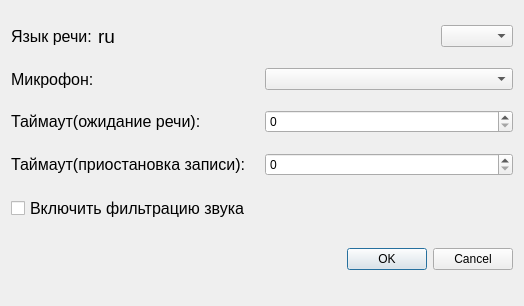
<?xml version="1.0" encoding="UTF-8"?>
<ui version="4.0">
 <class>Dialog</class>
 <widget class="QDialog" name="Dialog">
  <property name="geometry">
   <rect>
    <x>0</x>
    <y>0</y>
    <width>524</width>
    <height>306</height>
   </rect>
  </property>
  <property name="minimumSize">
   <size>
    <width>524</width>
    <height>306</height>
   </size>
  </property>
  <property name="maximumSize">
   <size>
    <width>524</width>
    <height>306</height>
   </size>
  </property>
  <property name="windowTitle">
   <string>Выберите микрофон</string>
  </property>
  <property name="windowIcon">
   <iconset>
    <normaloff>../icons/64x64/audio-input-microphone.svg</normaloff>../icons/64x64/audio-input-microphone.svg</iconset>
  </property>
  <layout class="QVBoxLayout" name="verticalLayout_2">
   <item>
    <layout class="QGridLayout" name="gridLayout">
     <item row="1" column="2">
      <spacer name="horizontalSpacer_2">
       <property name="orientation">
        <enum>Qt::Horizontal</enum>
       </property>
       <property name="sizeHint" stdset="0">
        <size>
         <width>40</width>
         <height>20</height>
        </size>
       </property>
      </spacer>
     </item>
     <item row="1" column="0">
      <widget class="QLabel" name="label_2">
       <property name="font">
        <font>
         <pointsize>12</pointsize>
        </font>
       </property>
       <property name="text">
        <string>Язык речи:</string>
       </property>
      </widget>
     </item>
     <item row="1" column="1">
      <widget class="QLabel" name="label_lang">
       <property name="font">
        <font>
         <pointsize>14</pointsize>
        </font>
       </property>
       <property name="text">
        <string>ru</string>
       </property>
      </widget>
     </item>
     <item row="1" column="3">
      <widget class="QComboBox" name="select_language_box"/>
     </item>
    </layout>
   </item>
   <item>
    <layout class="QHBoxLayout" name="horizontalLayout_2">
     <item>
      <widget class="QLabel" name="label">
       <property name="font">
        <font>
         <pointsize>12</pointsize>
        </font>
       </property>
       <property name="text">
        <string>Микрофон:</string>
       </property>
      </widget>
     </item>
     <item>
      <widget class="QComboBox" name="select_device_box"/>
     </item>
    </layout>
   </item>
   <item>
    <layout class="QHBoxLayout" name="horizontalLayout_3">
     <item>
      <widget class="QLabel" name="label_3">
       <property name="font">
        <font>
         <pointsize>12</pointsize>
        </font>
       </property>
       <property name="text">
        <string>Таймаут(ожидание речи):</string>
       </property>
      </widget>
     </item>
     <item>
      <widget class="QSpinBox" name="spinBox"/>
     </item>
    </layout>
   </item>
   <item>
    <layout class="QHBoxLayout" name="horizontalLayout_9">
     <item>
      <widget class="QLabel" name="label_4">
       <property name="font">
        <font>
         <pointsize>12</pointsize>
        </font>
       </property>
       <property name="text">
        <string>Таймаут(приостановка записи):</string>
       </property>
      </widget>
     </item>
     <item>
      <widget class="QSpinBox" name="spinBox_2"/>
     </item>
    </layout>
   </item>
   <item>
    <widget class="QCheckBox" name="checkBox_clear_voice">
     <property name="font">
      <font>
       <pointsize>12</pointsize>
      </font>
     </property>
     <property name="text">
      <string>Включить фильтрацию звука</string>
     </property>
     <property name="checked">
      <bool>false</bool>
     </property>
    </widget>
   </item>
   <item>
    <widget class="QDialogButtonBox" name="buttonBox">
     <property name="minimumSize">
      <size>
       <width>340</width>
       <height>36</height>
      </size>
     </property>
     <property name="standardButtons">
      <set>QDialogButtonBox::Cancel|QDialogButtonBox::Ok</set>
     </property>
    </widget>
   </item>
  </layout>
 </widget>
 <resources/>
 <connections/>
</ui>
